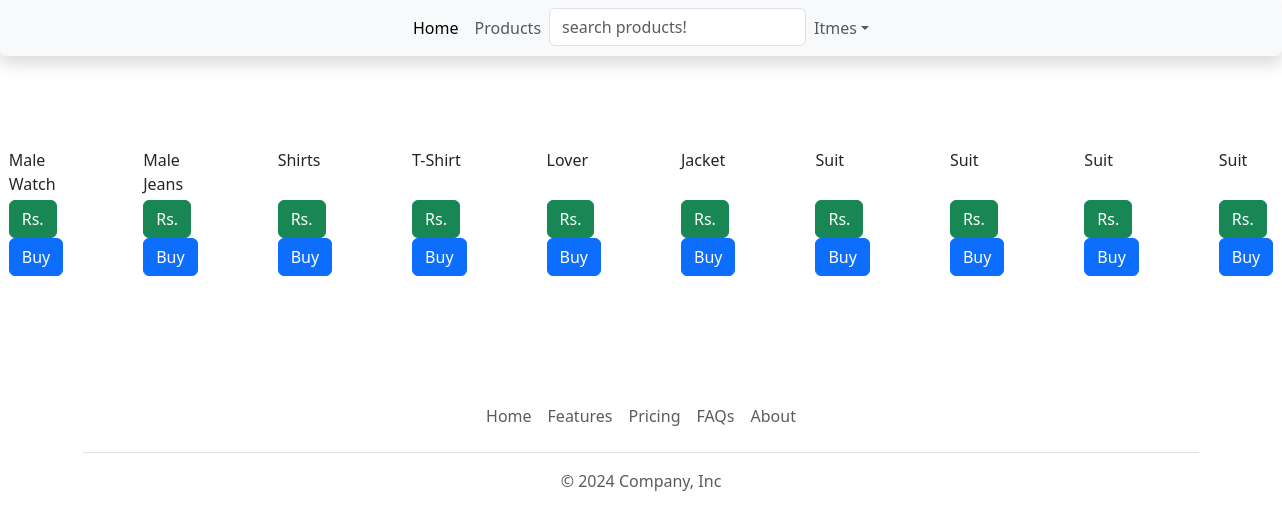
Screenshot of /products/ with the database file from the repository.
### store/models.py (models this page shows, shortened)
class Products(models.Model):
    products_id = models.AutoField
    products_name = models.CharField(max_length=100)
    category = models.CharField(max_length=50)
    subcategory = models.CharField(max_length=50)
    price = models.IntegerField()
    products_desc = models.TextField()
    products_image = models.ImageField(upload_to='products')

### store/views.py (the view)
# urls.py: path('products/', All_Products , name="products"),
def All_Products(request):
    products = Products.objects.all()
    params = {'products':products}
    return render(request, 'products.html',params)

### store/templates/products.html (shortened to what this page needs)
{% extends "base.html" %}
{% block body %}
<div class="container d-flex justify-content-center my-5 p-3">
    {% for product in products %}
    <div class="d-flex justify-content-around">
      <div class="products mx-4 my-4 position-relative">
      <span class="position-absolute my-1 mx-3 category">{{product.category}}</span>
        <div class="products-img">
        </div>
        <div class="products-details p-3">
            <a href=""><span class="btn btn-success">Rs. </span></a>
            <a href=""><button class="btn btn-primary">Buy</button></a>
        </div>
      </div>
    </div>
      {% endfor %}
</div>
{% endblock body %}

### rows the page displays
Products: category "Male Watch"
Products: category "Male Jeans"
Products: category "Shirts"
Products: category "T-Shirt"
Products: category "Lover"
Products: category "Jacket"
Products: category "Suit"
Products: category "Suit"
Products: category "Suit"
Products: category "Suit"
